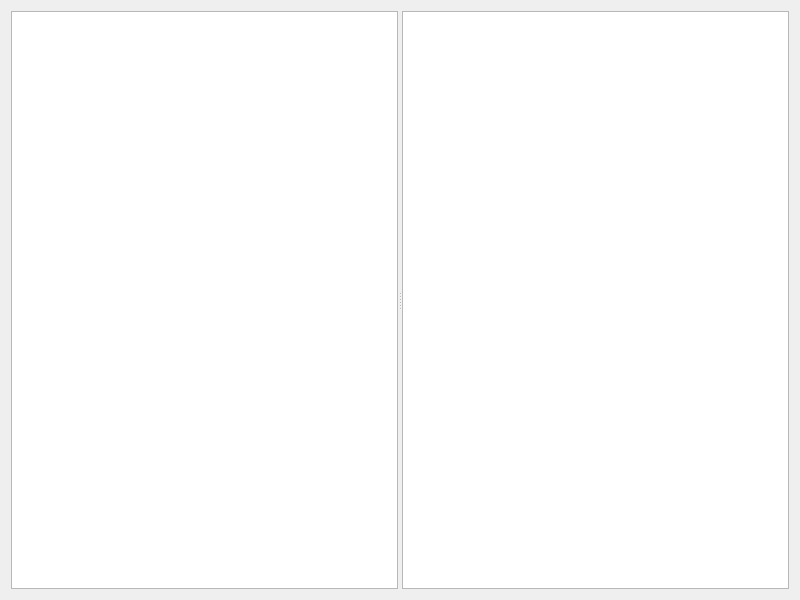
<?xml version="1.0" encoding="UTF-8"?>
<ui version="4.0">
 <class>FileTranslationWidget</class>
 <widget class="QWidget" name="FileTranslationWidget">
  <property name="geometry">
   <rect>
    <x>0</x>
    <y>0</y>
    <width>800</width>
    <height>600</height>
   </rect>
  </property>
  <property name="windowTitle">
   <string>File Translation</string>
  </property>
  <layout class="QVBoxLayout" name="verticalLayout">
   <item>
    <widget class="QSplitter" name="splitter">
     <property name="orientation">
      <enum>Qt::Horizontal</enum>
     </property>
     <widget class="QListView" name="fileListView"/>
     <widget class="QTableView" name="translationTableView">
      <property name="alternatingRowColors">
       <bool>true</bool>
      </property>
      <property name="sortingEnabled">
       <bool>true</bool>
      </property>
     </widget>
    </widget>
   </item>
  </layout>
 </widget>
 <resources/>
 <connections/>
</ui>
